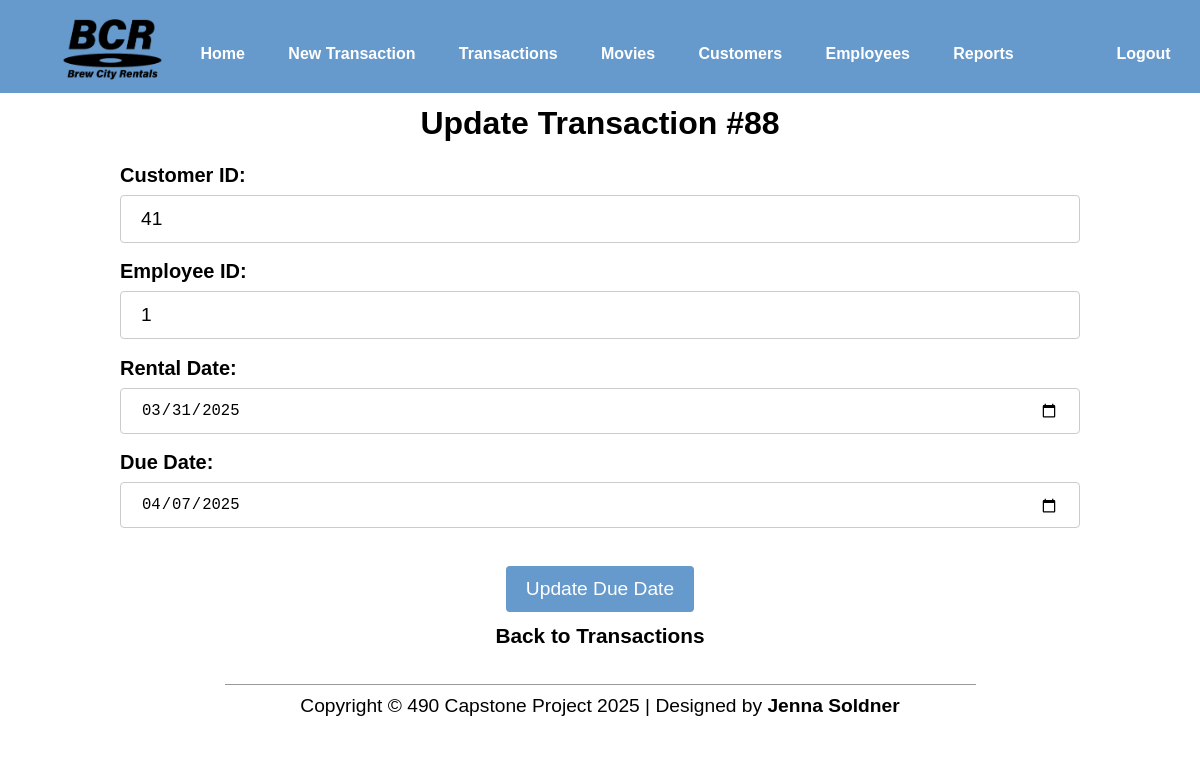
The page /htdocs/transactions/updateform.php?id=88 (signed in) on the database its author committed.
### tables this page shows
CREATE TABLE `Transactions` (
  `TransID` int NOT NULL,
  `CustID` int NOT NULL,
  `EmpID` int NOT NULL,
  `RentalDate` date DEFAULT NULL,
  `DueDate` date DEFAULT NULL,
  `ReturnDate` date DEFAULT NULL,
  `Status` enum('Rented','Returned') NOT NULL DEFAULT 'Rented',
  `NumItems` int NOT NULL,
  `TotalCost` decimal(10,2) DEFAULT NULL,
  `PaymentMethod` enum('Cash','Card','Check','') DEFAULT NULL,
  `PaymentDetails` varchar(100) NOT NULL
);

### htdocs/transactions/updateform.php (the view, shortened to what this page needs)
<?php
include('../includes/header.php');
if (!isset($_SESSION['empid'])){
    echo("<h2>You are not logged in.</h2>
			<form action='/BCR/htdocs/Home/login.php''>
            <input type='submit' name='submit' value='Login'/>
        </form>
    <p><br /><br /></p>");
    include ('../includes/footer.php');
	exit();
}else{
    require_once('../../mysqli_connect.php');
    if (isset($_GET['id']) && is_numeric($_GET['id'])) {
        $transID = $_GET['id'];
    } else {
        echo "Invalid Transaction ID.";
        exit();
    }
    $query = "SELECT * FROM Transactions WHERE TransID = $transID";
    $result = @mysqli_query($dbc, $query);
    $transaction = @mysqli_fetch_array($result, MYSQLI_ASSOC);
    if (isset($_POST['updateTransaction'])) {
        $transID = $_POST['transID'];
        $custID = $_POST['custID'];
        $empID = $_POST['empID'];
        $rentalDate = $_POST['rentalDate'];
        $dueDate = $_POST['dueDate'];
        $updateQuery = "UPDATE Transactions SET
                            RentalDate = '$rentalDate',
                            DueDate = '$dueDate'
                        WHERE TransID = $transID";
        $updateResult = @mysqli_query($dbc, $updateQuery);
        if ($updateResult) {
            $movieQuery = "SELECT MovieID FROM TransactionMovies WHERE TransID = $transID";
            $movieResult = @mysqli_query($dbc, $movieQuery);
            if ($movieResult) {
                while ($movie = mysqli_fetch_array($movieResult, MYSQLI_ASSOC)) {
                    $movieID = $movie['MovieID'];
                    $updateMovieQuery = "UPDATE Movies SET
                                            ReturnDate = '$dueDate'
                                          WHERE MovieID = $movieID";
                    @mysqli_query($dbc, $updateMovieQuery);
                }
            }
            echo "<h2 style='margin-bottom:1%;'>Transaction #$transID has been updated.</h2>";
            echo '<p id="searchUpdate"><a href=index.php>Back to Transactions</a></p> ';
        } else {
            echo "<h2>Error updating transaction: " . mysqli_error($dbc) . "</h2>";
        }
    } else {
        echo "<h1 class='pagetitle'>Update Transaction #$transID</h1>";
        echo "<form action='updateform.php?id=$transID' method='POST'>
                <input type='hidden' name='transID' value='".$transaction['TransID']."'>
                <label for='custID'>Customer ID:</label><br>
                <input type='text' id='custID' name='custID' value='".$transaction['CustID']."' required size='50'>
                <label for='empID'>Employee ID:</label><br>
                <input type='text' id='empID' name='empID' value='".$transaction['EmpID']."' required size='50'>
                <label for='rentalDate'>Rental Date:</label><br>
                <input type='date' id='rentalDate' name='rentalDate' value='".$transaction['RentalDate']."' required size='50'>
                <label for='dueDate'>Due Date:</label><br>
                <input type='date' id='dueDate' name='dueDate' value='".$transaction['DueDate']."' required size='50'>
                <br><br><br>
                <input type='submit' name='updateTransaction' id='updTransaction' value='Update Due Date'>
            </form>";
            echo '<p id="searchUpdate"><a href=index.php>Back to Transactions</a></p> ';
    }
}
include('../includes/footer.php');
?>

### htdocs/transactions/updateform.php (style rules this page uses)
form { margin-top:2%; margin-top:2%; width:80%; margin-left:auto; margin-right:auto; }
input[type=text], select, input[type=date] { width: 100%; padding: 12px 20px; margin: 8px 0; display: inline-block; border: 1px solid #ccc; border-radius: 4px; box-sizing: border-box; }
label { font-size:20px; float:left; }

### rows shown on the page
transactions: custID "41", empID "1", rentalDate "03/31/2025", dueDate "04/07/2025"

### other values the page prints
$transID "88"
